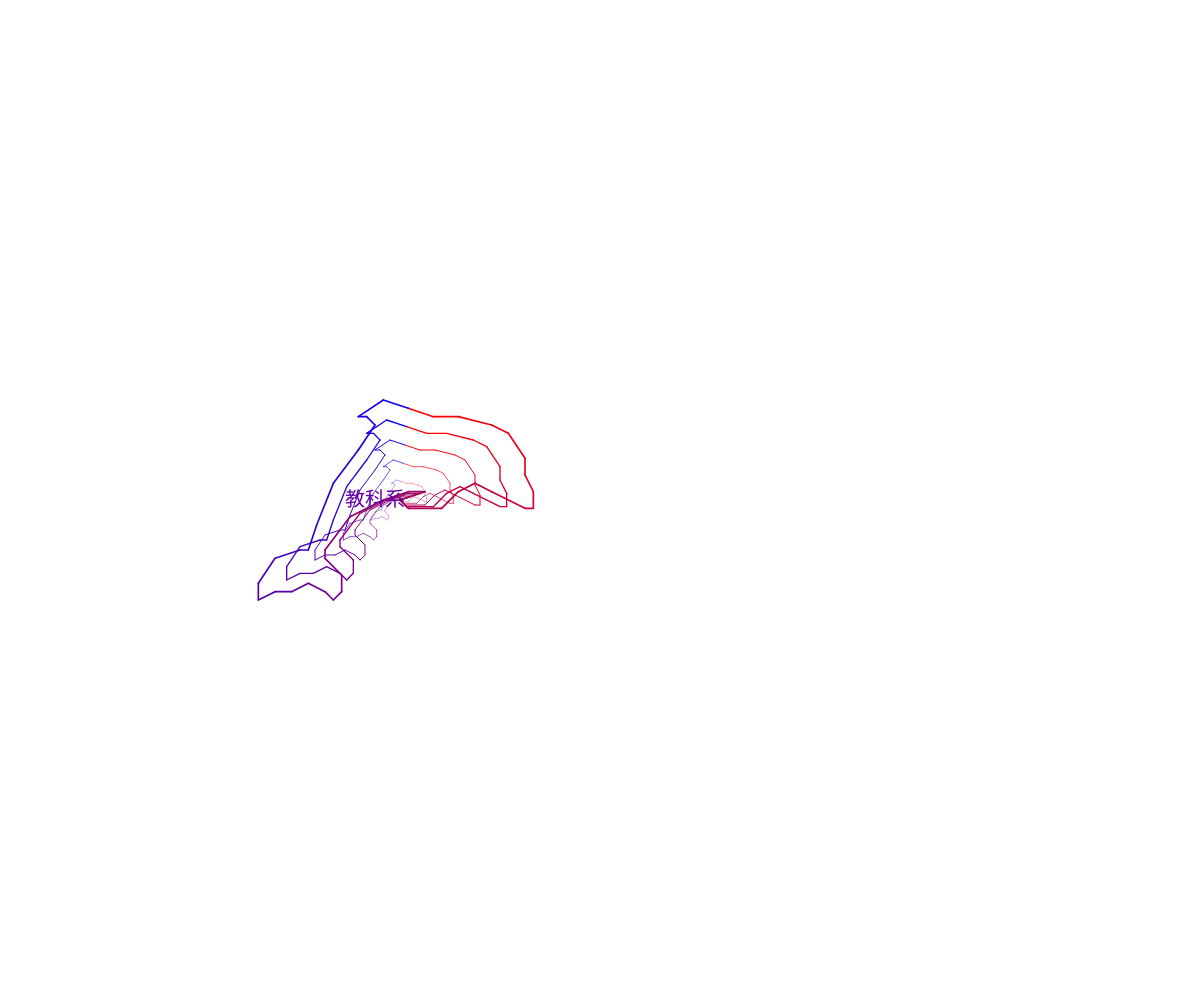
Frame 1 (no input)
Frame 60 (no input): identical to frame 1, image omitted
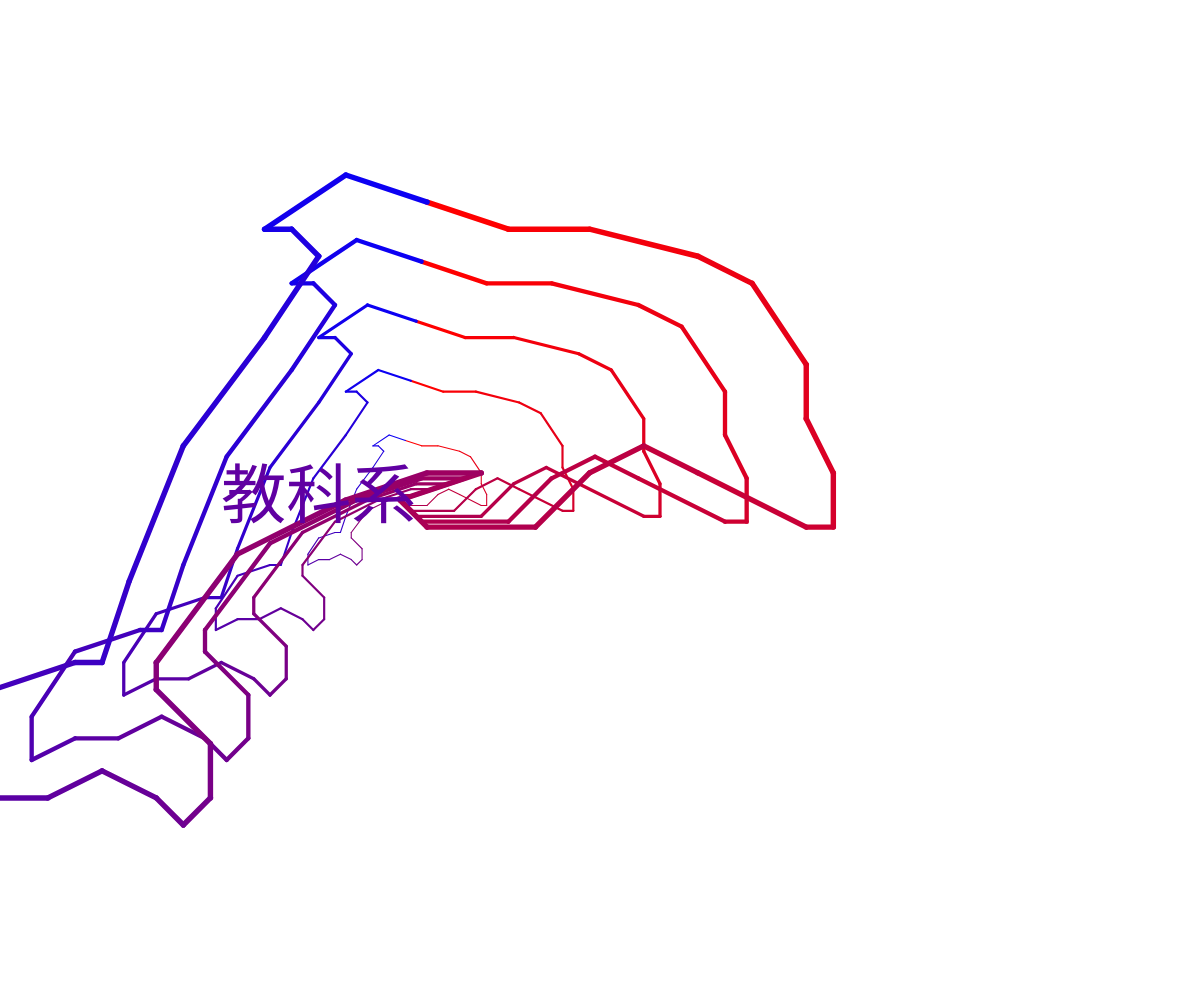
Frame 120 (the mouse pressed at the canvas centre since frame 60)

The p5.js sketch that drew these frames (run headless with seeded random() and noise() and a simulated clock; from frame 60 on, the mouse is pressed at the canvas centre):

// p5.js sketch
// ── sketch.js
let points =[[1,11], [4,10], [7,10], [11,9], [13,8], [15,5], [15,3], [16,1], [16,-1], [15,-1],
  [11,1], [9,2], [7,1], [5,-1], [1,-1], [0,0], [3,1], [1,1], [-2,0], [-6,-2],
  [-9,-6], [-9,-7], [-7,-9], [-7,-11], [-8,-12], [-9,-11], [-11,-10], [-13,-11],
  [-15,-11], [-17,-12], [-17,-10], [-15,-7], [-12,-6], [-11,-6], [-10,-3], [-8,2],
  [-5,6], [-3,9], [-4,10], [-5,10], [-2,12], [1,11]
];
let polygon = [];

function setup() {
  createCanvas(windowWidth, windowHeight);

  for (let i = 0; i < points.length; i++) {
    let p = createVector(points[i][0], points[i][1]);
    p.mult(20);
    polygon.push(p);
  }
}

function draw() {
  background(255);
  translate(width/3, height/2);

  let mouseXpos = mouseX - width/3; // 計算滑鼠位置相對於多邊形的x座標
  let mouseYpos = height/2 - mouseY; // 計算滑鼠位置相對於多邊形的y座標
  
  let scaleAmount = map(mouseXpos, -width/3, width/3, 0.5, 2); // 計算放大縮小倍率，依據滑鼠位置
  let flipY = mouseYpos < 0 ? -1 : 1; // 如果滑鼠位置在多邊形的上方，就將Y軸方向反轉
  
  for (let i = 1; i <= 5; i++) {
    push();
    scale(i/6 * scaleAmount);
    scale(1, -1);
   
    strokeWeight(4);

    for (let j = 0; j < polygon.length-1; j++) {
      let from = color(255,0,0);
      let to = color(0,0,255);
      stroke(lerpColor(from, to, j/polygon.length));
      line(polygon[j].x, polygon[j].y, polygon[j+1].x, polygon[j+1].y);
    }
    pop();
  }
push();
scale(scaleAmount);
textSize(40);
textAlign(CENTER, CENTER);
fill(96, 0, 162);
noStroke();
text("教科系",-50,0);
pop();
}
